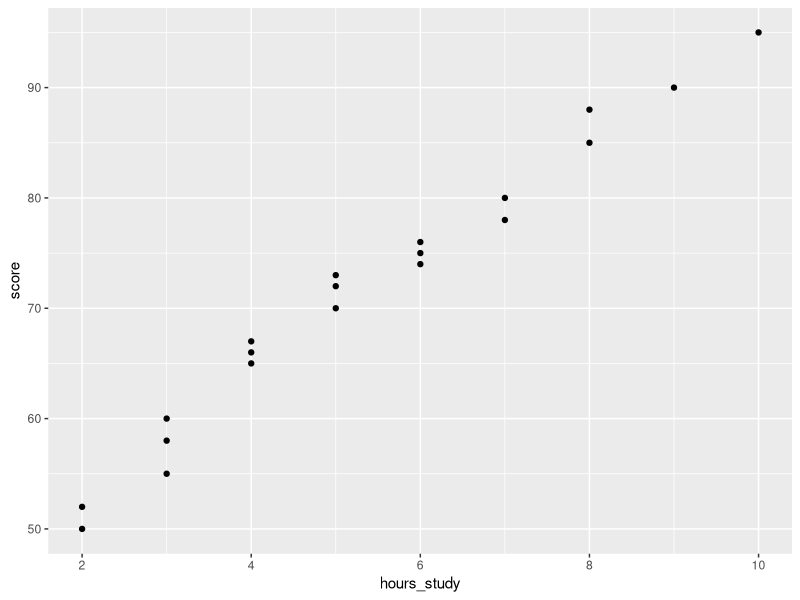
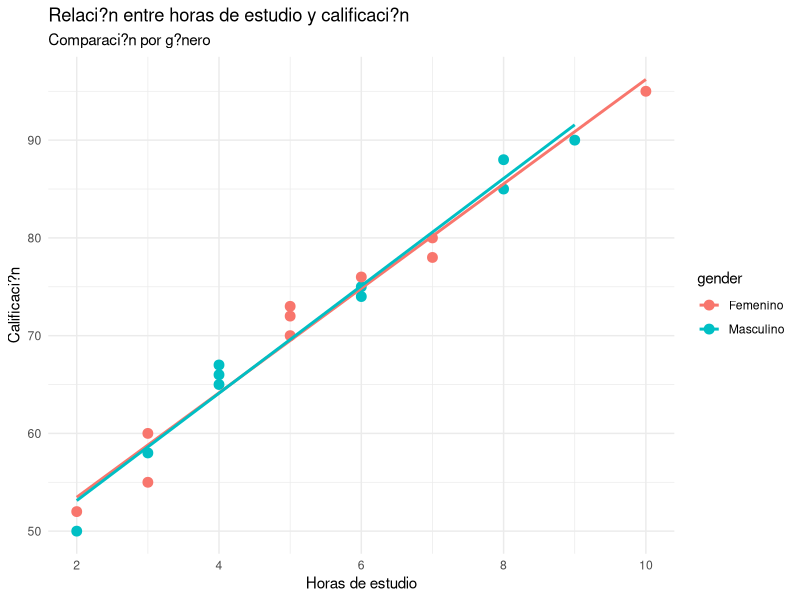
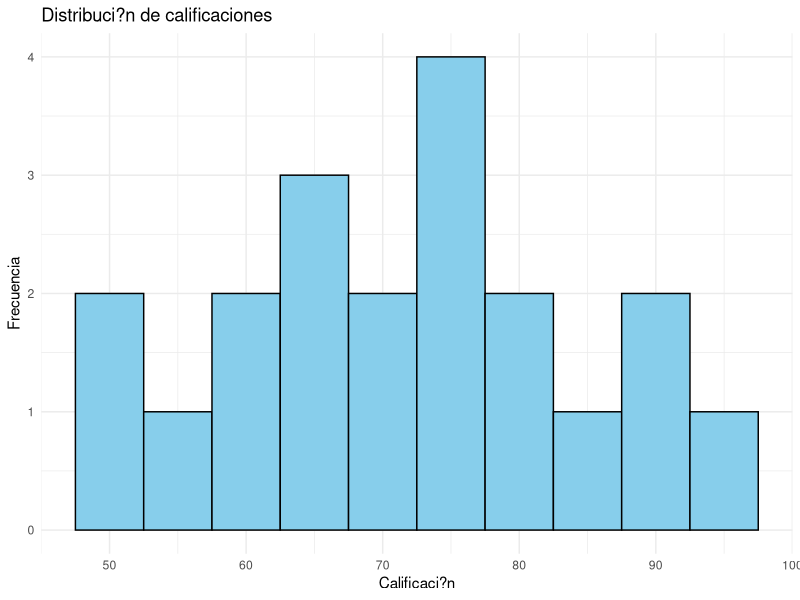
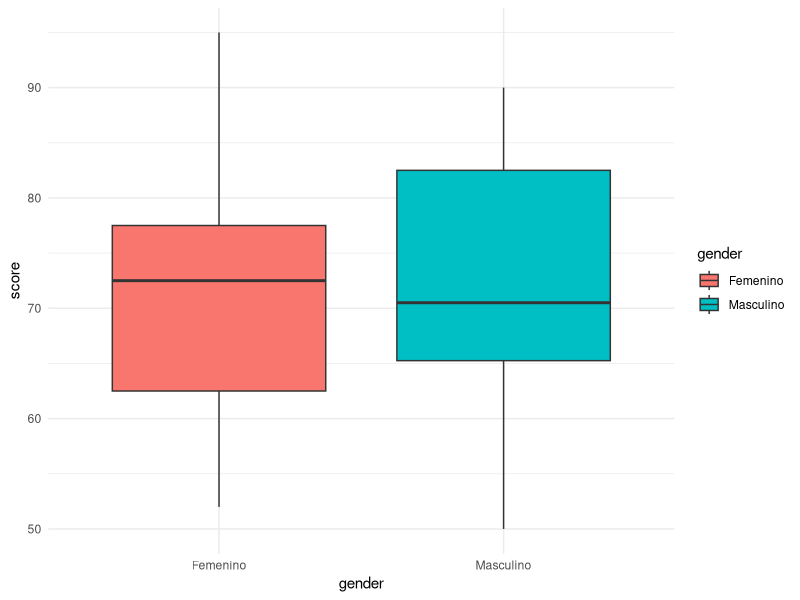
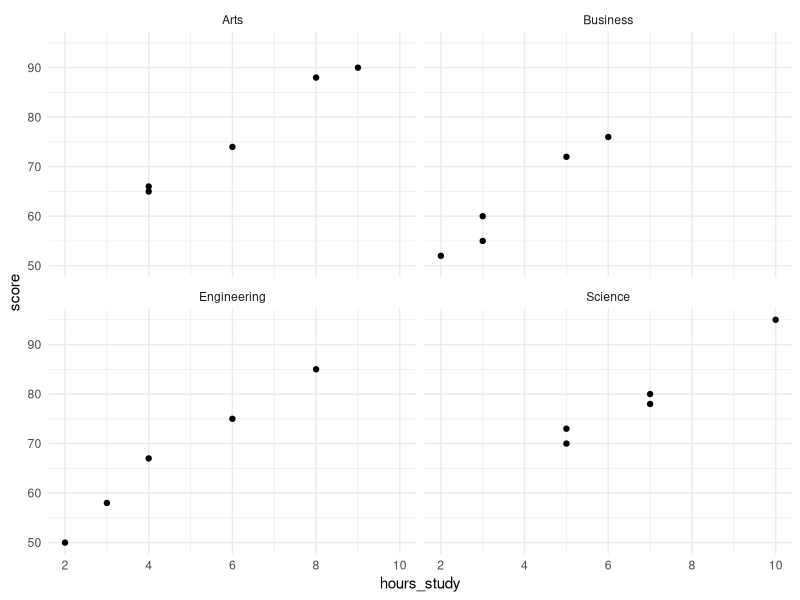
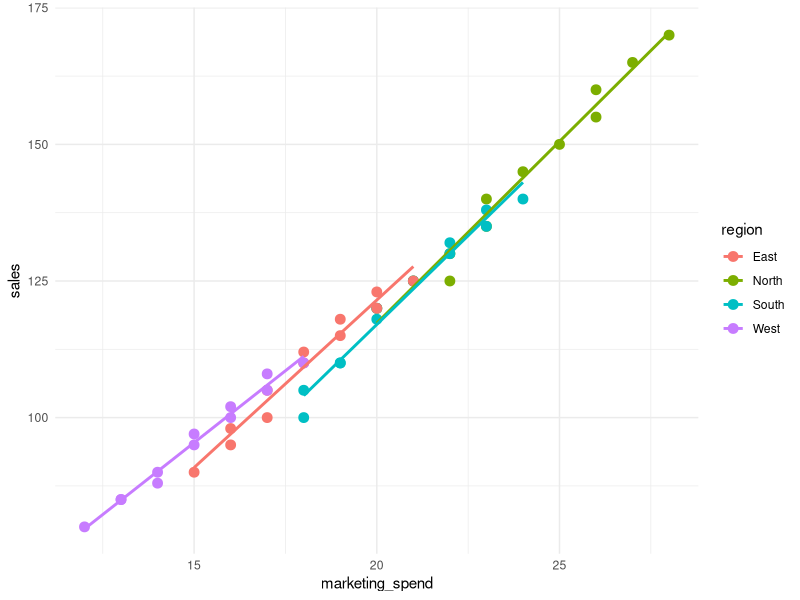
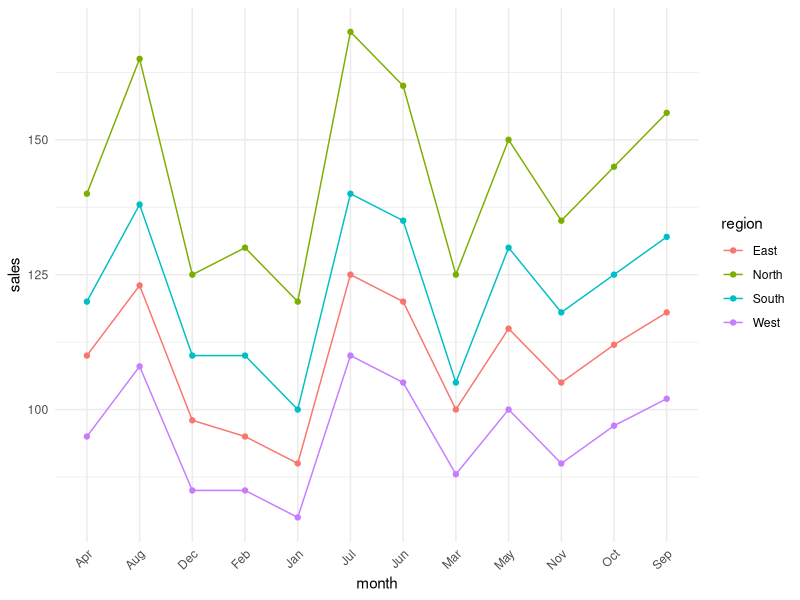
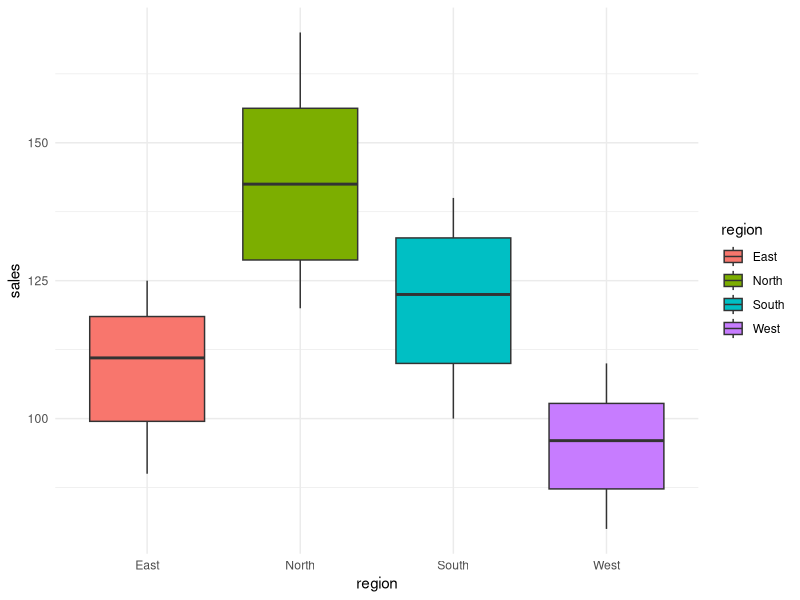

Here is the R script that generated these plots, in order:
## ---- chunk 1
library(ggplot2)

students <- data.frame(
  id = 1:20,
  hours_study = c(2,3,4,5,6,3,4,7,8,5,6,7,3,2,9,10,4,6,8,5),
  score = c(50,55,65,70,75,60,66,80,85,72,74,78,58,52,90,95,67,76,88,73),
  gender = rep(c("Masculino","Femenino"), 10),
  major = rep(c("Engineering","Business","Arts","Science"), 5)
)
ggplot(data = students, aes(x = hours_study, y = score)) +
  geom_point()
ggplot(students, aes(x = hours_study, y = score, color = gender)) +
  geom_point(size = 3) +
  geom_smooth(method = "lm", se = FALSE) +
  labs(
    title = "Relaci?n entre horas de estudio y calificaci?n",
    subtitle = "Comparaci?n por g?nero",
    x = "Horas de estudio",
    y = "Calificaci?n"
  ) +
  theme_minimal()
## ---- chunk 2
ggplot(students, aes(x = score)) +
  geom_histogram(bins = 10, fill = "skyblue", color = "black") +
  labs(
    title = "Distribuci?n de calificaciones",
    x = "Calificaci?n",
    y = "Frecuencia"
  ) +
  theme_minimal()
## ---- chunk 3
ggplot(students, aes(x = gender, y = score, fill = gender)) +
  geom_boxplot() +
  theme_minimal()
## ---- chunk 4
ggplot(students, aes(hours_study, score)) +
  geom_point() +
  facet_wrap(~major) +
  theme_minimal()
## ---- chunk 5
sales <- data.frame(
  month = rep(month.abb[1:12], 4),
  region = rep(c("North","South","East","West"), each = 12),
  sales = c(120,130,125,140,150,160,170,165,155,145,135,125,
            100,110,105,120,130,135,140,138,132,125,118,110,
            90,95,100,110,115,120,125,123,118,112,105,98,
            80,85,88,95,100,105,110,108,102,97,90,85),
  marketing_spend = c(20,22,21,23,25,26,28,27,26,24,23,22,
                      18,19,18,20,22,23,24,23,22,21,20,19,
                      15,16,17,18,19,20,21,20,19,18,17,16,
                      12,13,14,15,16,17,18,17,16,15,14,13),
  employees = rep(c(50,45,40,35), each = 12)
)
## ---- chunk 6
ggplot(sales, aes(marketing_spend, sales, color=region)) +
  geom_point(size=3) +
  geom_smooth(method="lm", se=FALSE) +
  theme_minimal()
## ---- chunk 7
ggplot(sales, aes(month, sales, group=region, color=region)) +
  geom_line() +
  geom_point() +
  theme_minimal() +
  theme(axis.text.x = element_text(angle=45, hjust=1))
## ---- chunk 8
ggplot(sales, aes(region, sales, fill=region)) +
  geom_boxplot() +
  theme_minimal()
## ---- chunk 9
churn <- data.frame(
  tenure = c(1,5,10,12,24,36,48,60,72,3,6,9,15,18,30,42,54,66,70,8),
  monthly_charges = c(70,75,80,85,90,95,100,105,110,65,72,78,82,88,92,98,102,108,112,76),
  total_charges = c(70,375,800,1020,2160,3420,4800,6300,7920,195,432,702,1230,1584,2760,4116,5508,7128,7840,608),
  churn = rep(c("Yes","No"), 10),
  contract = rep(c("Month-to-month","One year","Two year","Month-to-month"),5),
  internet_service = rep(c("DSL","Fiber optic","DSL","No"),5)
)
## ---- chunk 10
ggplot(churn, aes(tenure, monthly_charges, color=churn)) +
  geom_point() +
  geom_smooth(method="lm") +
  theme_minimal()
## ---- chunk 11
ggplot(churn, aes(churn, monthly_charges, fill=churn)) +
  geom_boxplot() +
  theme_minimal()
## ---- chunk 12
ggplot(churn, aes(monthly_charges, fill=churn)) +
  geom_density(alpha=0.5) +
  theme_minimal()
